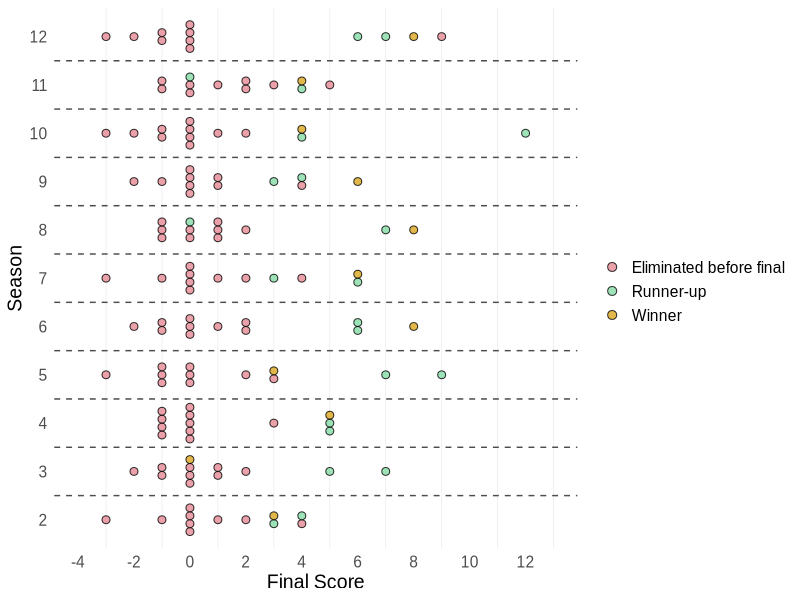

The R script that drew this image:

library(dplyr)
library(ggplot2)

gbbo_all <- read.csv("GBBO_allseasons_episodes_and_status_022422.csv")

### Data frame for all seasons dotplot 

jitter =  gbbo_all %>%
  mutate(outcome = case_when(result == '' ~ status, is.na(result) == FALSE ~ result)) %>%
  mutate(points = case_when(outcome == 'Least Favorite' ~ -1, 
                            outcome == 'Favorite' ~ 1,
                            outcome == 'SB' ~ +2)) %>% 
  mutate(points = case_when(is.na(points) == TRUE ~ 0, is.na(points) == FALSE ~ points)) %>%
  mutate(shapeflag = case_when(points == 2  ~ 'SB',
                               points == -1 ~ 'LF',
                               points == 1 ~ 'F',
                               points == 0 & outcome == 'WINNER'  ~ 'W',
                               points == 0 & outcome == 'OUT' ~ 'O',
                               points == 0 & outcome == 'Runner-up' ~ 'R',
                               TRUE ~ 'N')) %>%
  arrange(baker, episode) %>%
  group_by(season,baker) %>% 
  mutate(endstatus = last(outcome)) %>%
  mutate(maxep = max(episode)) %>%
  mutate(maxep = case_when(endstatus == 'WINNER' ~ 11L,
                           TRUE ~ maxep)) %>%
  mutate(winflag = case_when(endstatus == 'WINNER' ~ 'Winner',
                             endstatus == 'Runner-up' ~'Runner-up',
                             TRUE ~ 'Eliminated before final')) %>%
  mutate(lastepflag = case_when(episode == max(episode) ~ 'Y',
                                TRUE ~ 'N')) %>%
  mutate(csum = cumsum(points)) %>%
  summarize(endsum = last(csum), winflag = unique(winflag), maxep = max(episode))

#DOTPLOT

ggplot(jitter, aes(x=as.factor(season), y=endsum), group = baker) + 
  geom_dotplot(binaxis='y', stackdir='center',
               aes(fill = winflag)
               ,dotsize = .5
               ,alpha = .8
               ,stackgroups = TRUE
  ) +
  scale_fill_manual(name = "",
                    values = c('Winner' = 'goldenrod',
                               'Runner-up' = '#86dba5',
                               'Eliminated before final' = '#e68a95')
  ) +
  scale_y_continuous(limits = c(-4,13), breaks=seq(-4,13,by=2)) +
  coord_flip() +
  geom_vline(xintercept = 1.5,color = "gray30", linetype = "dashed", size = .5) +
  geom_vline(xintercept=2.5, color = "gray30", linetype = "dashed", size = .5) +
  geom_vline(xintercept = 3.5,color = "gray30", linetype = "dashed", size = .5) +
  geom_vline(xintercept = 4.5,color = "gray30", linetype = "dashed", size = .5) +
  geom_vline(xintercept=5.5,color = "gray30", linetype = "dashed", size = .5) +
  geom_vline(xintercept = 6.5,color = "gray30", linetype = "dashed", size = .5) +
  geom_vline(xintercept=7.5,color = "gray30", linetype = "dashed", size = .5) +
  geom_vline(xintercept = 8.5,color = "gray30", linetype = "dashed", size = .5) +
  geom_vline(xintercept=9.5,color = "gray30", linetype = "dashed", size = .5) +
  geom_vline(xintercept=10.5,color = "gray30", linetype = "dashed", size = .5) +
  labs(x = "Season", y = "Final Score") +
  theme_minimal() +
  theme(
    panel.grid.major.x = element_blank(),
    panel.grid.major.y = element_blank(),
    axis.text.x = element_text(family = "Arial"),
    text = element_text(size = 14, family = 'Arial')
  ) 
